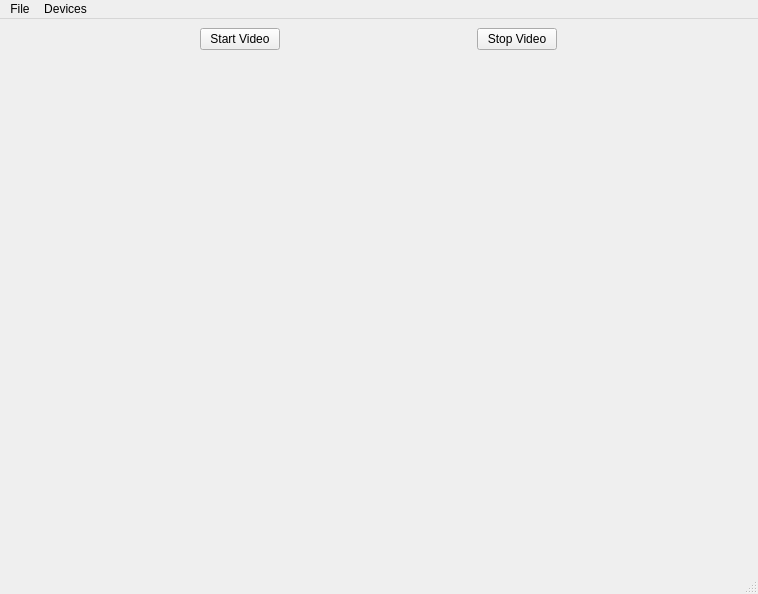
<?xml version="1.0" encoding="UTF-8"?>
<ui version="4.0">
 <class>MainWindow</class>
 <widget class="QMainWindow" name="MainWindow">
  <property name="geometry">
   <rect>
    <x>0</x>
    <y>0</y>
    <width>758</width>
    <height>594</height>
   </rect>
  </property>
  <property name="windowTitle">
   <string>Camera</string>
  </property>
  <widget class="QWidget" name="centralwidget">
   <property name="sizePolicy">
    <sizepolicy hsizetype="Expanding" vsizetype="Expanding">
     <horstretch>0</horstretch>
     <verstretch>0</verstretch>
    </sizepolicy>
   </property>
   <layout class="QGridLayout" name="gridLayout_3">
    <item row="4" column="1">
     <layout class="QHBoxLayout" name="horizontalLayout">
      <item>
       <widget class="VideoWidget" name="videoWidget" native="true">
        <property name="sizePolicy">
         <sizepolicy hsizetype="Expanding" vsizetype="Preferred">
          <horstretch>1</horstretch>
          <verstretch>0</verstretch>
         </sizepolicy>
        </property>
        <property name="baseSize">
         <size>
          <width>0</width>
          <height>0</height>
         </size>
        </property>
       </widget>
      </item>
      <item>
       <widget class="QWidget" name="sfmViewWidget" native="true">
        <property name="sizePolicy">
         <sizepolicy hsizetype="Expanding" vsizetype="Preferred">
          <horstretch>1</horstretch>
          <verstretch>0</verstretch>
         </sizepolicy>
        </property>
        <widget class="QWidget" name="horizontalLayoutWidget">
         <property name="geometry">
          <rect>
           <x>-1</x>
           <y>-1</y>
           <width>471</width>
           <height>271</height>
          </rect>
         </property>
         <layout class="QHBoxLayout" name="sfmLayout">
          <property name="sizeConstraint">
           <enum>QLayout::SetMaximumSize</enum>
          </property>
         </layout>
        </widget>
       </widget>
      </item>
     </layout>
    </item>
    <item row="0" column="1">
     <layout class="QGridLayout" name="gridLayout">
      <property name="sizeConstraint">
       <enum>QLayout::SetMinimumSize</enum>
      </property>
      <property name="verticalSpacing">
       <number>6</number>
      </property>
      <item row="0" column="0">
       <widget class="QPushButton" name="startButton">
        <property name="sizePolicy">
         <sizepolicy hsizetype="Fixed" vsizetype="Fixed">
          <horstretch>0</horstretch>
          <verstretch>0</verstretch>
         </sizepolicy>
        </property>
        <property name="text">
         <string>Start Video</string>
        </property>
       </widget>
      </item>
      <item row="0" column="1">
       <widget class="QPushButton" name="stopButton">
        <property name="sizePolicy">
         <sizepolicy hsizetype="Fixed" vsizetype="Fixed">
          <horstretch>0</horstretch>
          <verstretch>0</verstretch>
         </sizepolicy>
        </property>
        <property name="text">
         <string>Stop Video</string>
        </property>
       </widget>
      </item>
     </layout>
    </item>
   </layout>
  </widget>
  <widget class="QMenuBar" name="menubar">
   <property name="geometry">
    <rect>
     <x>0</x>
     <y>0</y>
     <width>758</width>
     <height>21</height>
    </rect>
   </property>
   <widget class="QMenu" name="menuFile">
    <property name="title">
     <string>File</string>
    </property>
    <addaction name="separator"/>
    <addaction name="actionExit"/>
   </widget>
   <widget class="QMenu" name="menuDevices">
    <property name="title">
     <string>Devices</string>
    </property>
   </widget>
   <addaction name="menuFile"/>
   <addaction name="menuDevices"/>
  </widget>
  <widget class="QStatusBar" name="statusbar"/>
  <action name="actionExit">
   <property name="text">
    <string>Exit</string>
   </property>
  </action>
 </widget>
 <customwidgets>
  <customwidget>
   <class>VideoWidget</class>
   <extends>QWidget</extends>
   <header>videowidget.h</header>
   <container>1</container>
  </customwidget>
 </customwidgets>
 <resources/>
 <connections>
  <connection>
   <sender>actionExit</sender>
   <signal>triggered()</signal>
   <receiver>MainWindow</receiver>
   <slot>close()</slot>
   <hints>
    <hint type="sourcelabel">
     <x>-1</x>
     <y>-1</y>
    </hint>
    <hint type="destinationlabel">
     <x>333</x>
     <y>210</y>
    </hint>
   </hints>
  </connection>
 </connections>
 <slots>
  <slot>record()</slot>
  <slot>pause()</slot>
  <slot>stop()</slot>
  <slot>enablePreview(bool)</slot>
  <slot>configureCaptureSettings()</slot>
  <slot>takeImage()</slot>
  <slot>startCamera()</slot>
  <slot>toggleLock()</slot>
  <slot>setMuted(bool)</slot>
  <slot>stopCamera()</slot>
  <slot>setExposureCompensation(int)</slot>
 </slots>
</ui>
